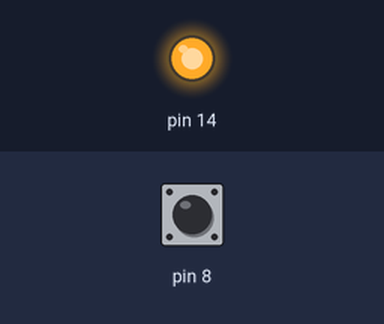
Simulated run of this sketch. Board: Arduino Uno, built with avr-gcc and run on an emulated ATmega328P. Parts: output pins drawn as LEDs (lit = HIGH). The inputs (shaded band) are chosen by the test bench; at power-on: pin 8 HIGH.

Above: at 1.2 s.
1.3 s: pin 8 pulled LOW for 0.15 s
At 2.4 s:
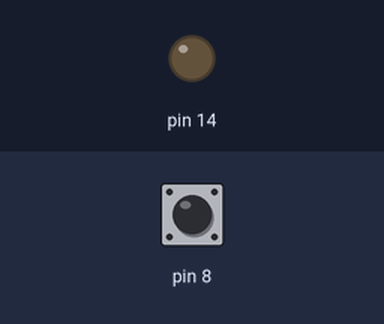
2.9 s: pin 8 pulled LOW for 1 s
At 3.6 s:
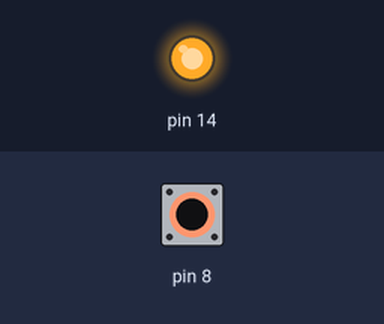
5.4 s: pin 8 pulled LOW for 3.2 s
At 6.7 s:
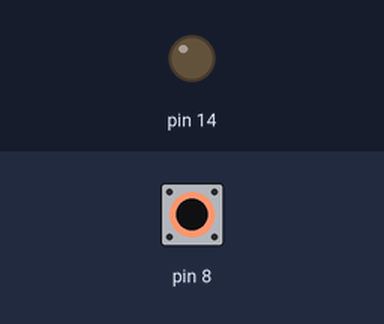
Timing chart, 0 to 8.4 s (numbered marks = the images above; inputs shaded):
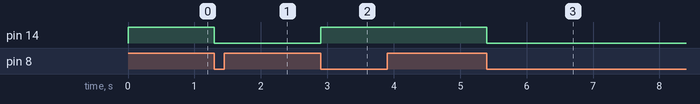

The sketch:

req3.ino
```cpp
#include <avr/io.h>
#include <util/delay.h>
int curr=1;
int prev=1;
void setup() {
  // put your setup code here, to run once:
DDRB &= (~(1<<PB0)); //in
 //up activate
PORTB |= (1<<PB0); //1

DDRC |= (1<<PC0); //out
PORTC |= (1<<PC0); // -ve off 1


}

void loop() {
  // put your main code here, to run repeatedly:
  prev=curr;
  curr=PINB & (1<<PB0);
if(prev == 1 && curr == 0) //UP PRESSED 0?
{

    PORTC ^= ((1<<PC0));
     _delay_ms(30);

}

}
```

Measured:
- after the input at 1.3 s, pin 14: HIGH → LOW at once
- after the input at 2.9 s, pin 14: LOW → HIGH at once
- after the input at 5.4 s, pin 14: HIGH → LOW at once
